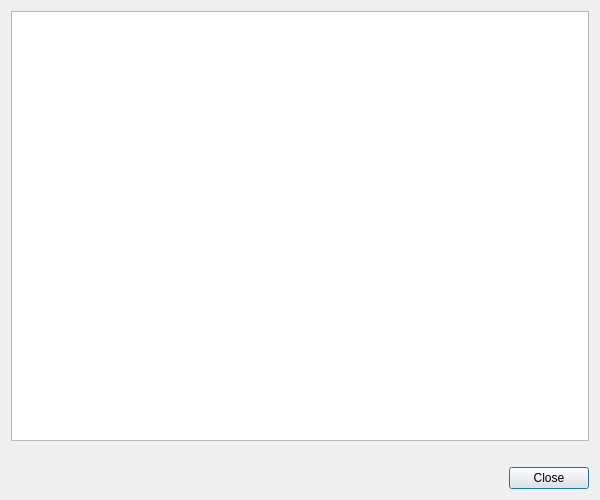
<?xml version="1.0" encoding="UTF-8"?>
<ui version="4.0">
 <class>PluginFlagsDialog</class>
 <widget class="QDialog" name="PluginFlagsDialog">
  <property name="geometry">
   <rect>
    <x>0</x>
    <y>0</y>
    <width>600</width>
    <height>500</height>
   </rect>
  </property>
  <property name="windowTitle">
   <string>Plugin Flags</string>
  </property>
  <layout class="QGridLayout" name="gridLayout">
   <item row="0" column="0">
    <widget class="QTableWidget" name="plugin_table">
     <property name="editTriggers">
      <set>QAbstractItemView::NoEditTriggers</set>
     </property>
     <property name="selectionBehavior">
      <enum>QAbstractItemView::SelectRows</enum>
     </property>
     <attribute name="horizontalHeaderStretchLastSection">
      <bool>false</bool>
     </attribute>
     <attribute name="verticalHeaderVisible">
      <bool>false</bool>
     </attribute>
    </widget>
   </item>
   <item row="1" column="0">
    <widget class="QLabel" name="count_label">
     <property name="text">
      <string/>
     </property>
    </widget>
   </item>
   <item row="2" column="0">
    <widget class="QDialogButtonBox" name="button_box">
     <property name="standardButtons">
      <set>QDialogButtonBox::Close</set>
     </property>
    </widget>
   </item>
  </layout>
 </widget>
 <resources/>
 <connections>
  <connection>
   <sender>button_box</sender>
   <signal>rejected()</signal>
   <receiver>PluginFlagsDialog</receiver>
   <slot>reject()</slot>
  </connection>
  <connection>
   <sender>button_box</sender>
   <signal>accepted()</signal>
   <receiver>PluginFlagsDialog</receiver>
   <slot>accept()</slot>
  </connection>
 </connections>
</ui>
